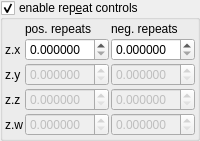
    <widget class="MyGroupBox" name="groupCheck_transf_function_enabled_false">
     <property name="font">
      <font>
       <weight>50</weight>
       <bold>false</bold>
      </font>
     </property>
     <property name="title">
      <string>enable rep&amp;eat controls</string>
     </property>
     <property name="checkable">
      <bool>true</bool>
     </property>
     <layout class="QVBoxLayout" name="verticalLayout_4">
      <property name="leftMargin">
       <number>2</number>
      </property>
      <property name="topMargin">
       <number>2</number>
      </property>
      <property name="rightMargin">
       <number>2</number>
      </property>
      <property name="bottomMargin">
       <number>2</number>
      </property>
      <item>
       <layout class="QGridLayout" name="gridLayout_5" columnstretch="0,1,1">
        <property name="spacing">
         <number>2</number>
        </property>
        <item row="0" column="2">
         <widget class="QLabel" name="label_274">
          <property name="text">
           <string>neg. repeats</string>
          </property>
         </widget>
        </item>
        <item row="0" column="1">
         <widget class="QLabel" name="label_273">
          <property name="text">
           <string>pos. repeats</string>
          </property>
         </widget>
        </item>
        <item row="1" column="0">
         <widget class="QLabel" name="label_123">
          <property name="text">
           <string notr="true">z.x</string>
          </property>
         </widget>
        </item>
        <item row="2" column="0">
         <widget class="QLabel" name="label_126">
          <property name="text">
           <string notr="true">z.y</string>
          </property>
         </widget>
        </item>
        <item row="3" column="0">
         <widget class="QLabel" name="label_128">
          <property name="text">
           <string notr="true">z.z</string>
          </property>
         </widget>
        </item>
        <item row="4" column="0">
         <widget class="QLabel" name="label_129">
          <property name="text">
           <string notr="true">z.w</string>
          </property>
         </widget>
        </item>
        <item row="1" column="1">
         <widget class="MyDoubleSpinBox" name="spinbox4_transf_offsetA_1111_x">
          <property name="sizePolicy">
           <sizepolicy hsizetype="Minimum" vsizetype="Maximum">
            <horstretch>0</horstretch>
            <verstretch>0</verstretch>
           </sizepolicy>
          </property>
          <property name="prefix">
           <string/>
          </property>
          <property name="suffix">
           <string/>
          </property>
          <property name="decimals">
           <number>6</number>
          </property>
          <property name="minimum">
           <double>0.000000000000000</double>
          </property>
          <property name="maximum">
           <double>99.989999999999995</double>
          </property>
          <property name="singleStep">
           <double>1.000000000000000</double>
          </property>
         </widget>
        </item>
        <item row="2" column="1">
         <widget class="MyDoubleSpinBox" name="spinbox4_transf_offsetA_1111_y">
          <property name="enabled">
           <bool>false</bool>
          </property>
          <property name="sizePolicy">
           <sizepolicy hsizetype="Minimum" vsizetype="Maximum">
            <horstretch>0</horstretch>
            <verstretch>0</verstretch>
           </sizepolicy>
          </property>
          <property name="prefix">
           <string/>
          </property>
          <property name="suffix">
           <string/>
          </property>
          <property name="decimals">
           <number>6</number>
          </property>
          <property name="minimum">
           <double>0.000000000000000</double>
          </property>
          <property name="maximum">
           <double>99.989999999999995</double>
          </property>
          <property name="singleStep">
           <double>1.000000000000000</double>
          </property>
         </widget>
        </item>
        <item row="3" column="1">
         <widget class="MyDoubleSpinBox" name="spinbox4_transf_offsetA_1111_z">
          <property name="enabled">
           <bool>false</bool>
          </property>
          <property name="sizePolicy">
           <sizepolicy hsizetype="Minimum" vsizetype="Maximum">
            <horstretch>0</horstretch>
            <verstretch>0</verstretch>
           </sizepolicy>
          </property>
          <property name="prefix">
           <string/>
          </property>
          <property name="suffix">
           <string/>
          </property>
          <property name="decimals">
           <number>6</number>
          </property>
          <property name="minimum">
           <double>0.000000000000000</double>
          </property>
          <property name="maximum">
           <double>99.989999999999995</double>
          </property>
          <property name="singleStep">
           <double>1.000000000000000</double>
          </property>
         </widget>
        </item>
        <item row="4" column="1">
         <widget class="MyDoubleSpinBox" name="spinbox4_transf_offsetA_1111_w">
          <property name="enabled">
           <bool>false</bool>
          </property>
          <property name="sizePolicy">
           <sizepolicy hsizetype="Minimum" vsizetype="Maximum">
            <horstretch>0</horstretch>
            <verstretch>0</verstretch>
           </sizepolicy>
          </property>
          <property name="prefix">
           <string/>
          </property>
          <property name="suffix">
           <string/>
          </property>
          <property name="decimals">
           <number>6</number>
          </property>
          <property name="minimum">
           <double>0.000000000000000</double>
          </property>
          <property name="maximum">
           <double>99.989999999999995</double>
          </property>
          <property name="singleStep">
           <double>1.000000000000000</double>
          </property>
         </widget>
        </item>
        <item row="1" column="2">
         <widget class="MyDoubleSpinBox" name="spinbox4_transf_offsetB_1111_x">
          <property name="sizePolicy">
           <sizepolicy hsizetype="Minimum" vsizetype="Maximum">
            <horstretch>0</horstretch>
            <verstretch>0</verstretch>
           </sizepolicy>
          </property>
          <property name="prefix">
           <string/>
          </property>
          <property name="suffix">
           <string/>
          </property>
          <property name="decimals">
           <number>6</number>
          </property>
          <property name="minimum">
           <double>0.000000000000000</double>
          </property>
          <property name="maximum">
           <double>99.989999999999995</double>
          </property>
          <property name="singleStep">
           <double>1.000000000000000</double>
          </property>
         </widget>
        </item>
        <item row="2" column="2">
         <widget class="MyDoubleSpinBox" name="spinbox4_transf_offsetB_1111_y">
          <property name="enabled">
           <bool>false</bool>
          </property>
          <property name="sizePolicy">
           <sizepolicy hsizetype="Minimum" vsizetype="Maximum">
            <horstretch>0</horstretch>
            <verstretch>0</verstretch>
           </sizepolicy>
          </property>
          <property name="prefix">
           <string/>
          </property>
          <property name="suffix">
           <string/>
          </property>
          <property name="decimals">
           <number>6</number>
          </property>
          <property name="minimum">
           <double>0.000000000000000</double>
          </property>
          <property name="maximum">
           <double>99.989999999999995</double>
          </property>
          <property name="singleStep">
           <double>1.000000000000000</double>
          </property>
         </widget>
        </item>
        <item row="3" column="2">
         <widget class="MyDoubleSpinBox" name="spinbox4_transf_offsetB_1111_z">
          <property name="enabled">
           <bool>false</bool>
          </property>
          <property name="sizePolicy">
           <sizepolicy hsizetype="Minimum" vsizetype="Maximum">
            <horstretch>0</horstretch>
            <verstretch>0</verstretch>
           </sizepolicy>
          </property>
          <property name="prefix">
           <string/>
          </property>
          <property name="suffix">
           <string/>
          </property>
          <property name="decimals">
           <number>6</number>
          </property>
          <property name="minimum">
           <double>0.000000000000000</double>
          </property>
          <property name="maximum">
           <double>99.989999999999995</double>
          </property>
          <property name="singleStep">
           <double>1.000000000000000</double>
          </property>
         </widget>
        </item>
        <item row="4" column="2">
         <widget class="MyDoubleSpinBox" name="spinbox4_transf_offsetB_1111_w">
          <property name="enabled">
           <bool>false</bool>
          </property>
          <property name="sizePolicy">
           <sizepolicy hsizetype="Minimum" vsizetype="Maximum">
            <horstretch>0</horstretch>
            <verstretch>0</verstretch>
           </sizepolicy>
          </property>
          <property name="prefix">
           <string/>
          </property>
          <property name="suffix">
           <string/>
          </property>
          <property name="decimals">
           <number>6</number>
          </property>
          <property name="minimum">
           <double>0.000000000000000</double>
          </property>
          <property name="maximum">
           <double>99.989999999999995</double>
          </property>
          <property name="singleStep">
           <double>1.000000000000000</double>
          </property>
         </widget>
        </item>
       </layout>
      </item>
     </layout>
    </widget>
